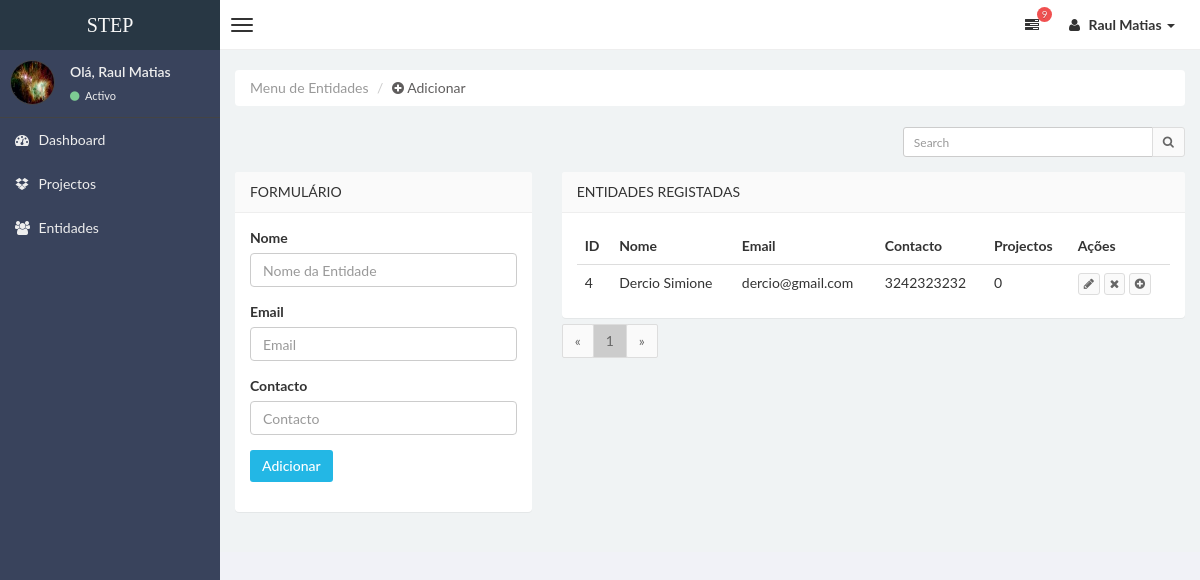
/entidades (signed in), run on the app's committed database.
### stepsite/models.py (models this page shows, shortened)
class Usuarios(db.Model,UserMixin):
    id = db.Column(db.Integer,primary_key=True)
    nome = db.Column(db.String(30), unique=True, nullable=False)
    email = db.Column(db.String(100), unique=True, nullable=False)
    senha = db.Column(db.String(100), unique=False, nullable=False)
    imagem = db.Column(db.String(30), nullable=False, default='defaultUser.jpg')
    categorias = db.relationship('Categorias', backref='usuarios', lazy=True)
    entidades = db.relationship('Entidades', backref='usuarios', lazy=True)
    projectos = db.relationship('Projectos', backref='usuarios', lazy=True)

class Entidades(db.Model):
    id = db.Column(db.Integer,primary_key=True)
    nome = db.Column(db.String(50), nullable=False)
    email = db.Column(db.String(100), nullable=False)
    contacto = db.Column(db.String(20), nullable=False)
    imagem = db.Column(db.String(50), nullable=False, default='defaultEntidade.jpg')
    idUser = db.Column(db.Integer, db.ForeignKey('usuarios.id'),nullable=False)
    projectos = db.relationship('Projectos', backref='entidades', lazy=True)

### stepsite/entidades/routes.py (the view, shortened to what this page needs)
@entidads.route("/entidades", methods=['GET','POST'])
@login_required
def entidades():
    form = FormEntidades()
    search = request.args.get('search','')
    page = request.args.get('page',1, type=int)
    per_page = 9
    if search:
        result = Entidades.query.filter_by(idUser=current_user.id).filter(or_(Entidades.nome.contains(search),Entidades.email.contains(search))).order_by(Entidades.id.desc()).paginate(page=page,per_page=per_page)
    else:
        result = Entidades.query.filter_by(idUser=current_user.id).order_by(Entidades.id.desc()).paginate(page=page,per_page=per_page)
    return render_template("entidades.html",title="STEP | Entidades",result=result,form=form,search=search)

### stepsite/entidades/forms.py (shortened to what this page needs)
class FormEntidades(FlaskForm):
    nome = StringField('Nome', validators=[DataRequired(),length(min=3,max=50,message="Só é permetido nome no intervalo de 3 a 50 dígitos.")])
    email = StringField(label='Email',validators=[DataRequired(),Email(message="Email inválido."),length(min=4,max=100,message="Só é email no intervalo de 4 a 100 dígitos.")])
    contacto = StringField('Contacto', validators=[DataRequired(),length(min=9,max=20,message="Só é permetido contacto no intervalo de 9 a 20 dígitos.")])
    submit = SubmitField('Adicionar')

### stepsite/entidades/routes.py (called while the page is built)
@entidads.context_processor
def start_context():
    def getLenght(elemento):
        return len(elemento)
    return dict(getLenght=getLenght)

### stepsite/models.py (called while the page is built)
@login_manager.user_loader
def load_user(user_id):
    return Usuarios.query.get(int(user_id))

### stepsite/templates/entidades.html (shortened to what this page needs)
{% extends "layoutAdmin.html" %}
{% block content %}
<div class="row">
    <div class="col-md-12">
        <ul class="breadcrumb">
            <li class="active">Menu de Entidades</li>
            <li><a style="color: rgb(95, 93, 93);"><i class="fa fa-plus-circle"></i> Adicionar </a></li>
        </ul>
    </div>
    <div class="col-md-12">
    </div>
    <div class="col-md-12">
      <form action="{{url_for('entidads.entidades')}}" method="get">
        <div class="box-tools m-b-15">
            <div class="input-group">
                <input type="text" name="search" value="{{search}}" class="form-control input-sm pull-right" autocomplete="off" style="width: 250px;" placeholder="Search">
                <div class="input-group-btn">
                    <button class="btn btn-sm btn-default"><i class="fa fa-search"></i></button>
                </div>
            </div>
        </div>
      </form>
    </div>
</div>
<div class="row">
    <div class="col-lg-4">
        <section class="panel">
            <header class="panel-heading">
                Formulário
            </header>
            <div class="panel-body">
        <form role="form" method="POST" action="{{url_for('entidads.entidades')}}">
                <div class="form-group">
                    {{ form.nome.label(class="form-control-label")}}
                    {% if form.nome.errors %}
                      {{ form.nome(class="form-control form-control is-invalid",placeholder="Nome da Entidade",autocomplete="off")}}
                    <div class="invalid-feedback">
                            {% for erro in form.nome.errors %}
                                <span>{{ erro }}</span>
                            {% endfor %}
                    </div>
                    {% else %}
                        {{ form.nome(class="form-control form-control",placeholder="Nome da Entidade",autocomplete="off")}}
                    {% endif %}
                </div>
                <div class="form-group">
                    {{ form.email.label(class="form-control-label")}}
                    {% if form.email.errors %}
                      {{ form.email(class="form-control form-control is-invalid",placeholder="Email",autocomplete="off")}}
                    <div class="invalid-feedback">
                            {% for erro in form.email.errors %}
                                <span>{{ erro }}</span>
                            {% endfor %}
                    </div>
                    {% else %}
                        {{ form.email(class="form-control form-control",placeholder="Email",autocomplete="off")}}
                    {% endif %}
                </div>
                <div class="form-group">
                    {{ form.contacto.label(class="form-control-label")}}
                    {% if form.contacto.errors %}
                      {{ form.contacto(class="form-control form-control is-invalid",placeholder="Contacto",autocomplete="off")}}
                    <div class="invalid-feedback">
                            {% for erro in form.contacto.errors %}
                                <span>{{ erro }}</span>
                            {% endfor %}
                    </div>
                    {% else %}
                        {{ form.contacto(class="form-control form-control",placeholder="Contacto",autocomplete="off")}}
                    {% endif %}
                </div>
                <div class="form-group">
                    {{ form.submit(class="btn btn-info")}}
                </div>
        </form>
            </div>
        </section>
    </div>
    <div class="col-md-8">
        <section class="panel">
          <header class="panel-heading">
            Entidades Registadas
        </header>
        <div class="panel-body table-responsive" style="max-height:420px; overflow:auto">
            <table class="table table-hover" id="tbEntidades">
              <thead>
                <tr>
                  <th>ID</th>
                  <th>Nome</th>
                  <th>Email</th>
                  <th>Contacto</th>
                  <th>Projectos</th>
                  <th>Ações</th>
              </tr>
          </thead>
          <tbody>
          {% if result: %}
             {% for dados in result.items%}
                  <tr>
                      <td>{{ dados.id }}</td>
                      <td>{{ dados.nome }}</td>
                      <td>{{ dados.email }}</td>
                      <td>{{ dados.contacto }}</td>
                      <td>{{ getLenght(dados.projectos) }}</td>
                      <td>
                          <a onclick="PassarDados('/entidades/{{dados.id}}/update')"><button class="btn btn-default btn-xs"><i class="fa fa-pencil"></i></button></a>
                          <a onclick="fnIdselecionado('/entidades/{{dados.id}}/delete')" data-toggle="modal" data-target="#ModalConfirm"><button class="btn btn-default btn-xs"><i class="fa fa-times"></i></button></a>
                          <a href="/projectos/add?en={{dados.id}}"><button class="btn btn-default btn-xs"><i class="fa fa-plus-circle" title="Adicionar Projecto"></i></button></a>
                      </td>
                  </tr>
              {% endfor %}
          {% endif %}
         </tbody>
            </table>
        </div>
        </section>
    <div class="text-left" style="margin-top: -34px;">
                <ul class="pagination">
                    <li><a href="#">«</a></li>
                {% for numPage in result.iter_pages(left_edge=1,right_edge=1,left_current=1,right_current=2)%}
                    {% if numPage %}
                        {% if result.page == numPage %}
                            <li><a style="background-color: #ccc;" href="{{ url_for('entidads.entidades', page=numPage) }}">{{ numPage }}</a></li>
                        {% else %}
                            <li><a href="{{ url_for('entidads.entidades', page=numPage) }}">{{ numPage }}</a></li>
                        {% endif %}
                    {% endif %}
                {% endfor %}
                        <li><a href="#">»</a></li>
                </ul>
    </div>
    </div>
    <div class="col-lg-4">
        <div class="row">
        <div class="col-md-4">
        </div>
        </div>
    </div>
</div>
{% endblock content %}

### stepsite/templates/layoutAdmin.html (shortened to what this page needs)
<!DOCTYPE html>
<html>
    <head>
        <link href="../static/css/bootstrap.css" rel="stylesheet" type="text/css" />
        <link href="../static/css/font-awesome.min.css" rel="stylesheet" type="text/css" />
        <link href="../static/css/mystyle.css" rel="stylesheet" type="text/css" />
        <link href="../static/css/style.css" rel="stylesheet" type="text/css" />
    </head>
    <body class="skin-black">
        <header class="header">
            <a href="{{url_for('main.home')}}" class="logo">
                STEP
            </a>
            <nav class="navbar navbar-static-top" role="navigation">
                <a href="#" class="navbar-btn sidebar-toggle" data-toggle="offcanvas" role="button" >
                    <span class="icon-bar"></span>
                    <span class="icon-bar"></span>
                    <span class="icon-bar"></span>
                </a>
                <div class="navbar-right">
                    <ul class="nav navbar-nav">
                      <li class="dropdown tasks-menu">
                            <a href="#" class="dropdown-toggle" data-toggle="dropdown">
                                <i class="fa fa-tasks"></i>
                                <span class="label label-danger">9</span>
                            </a>
                        </li>
                        <li class="dropdown user user-menu">
                            <a href="#" class="dropdown-toggle" data-toggle="dropdown">
                                <i class="fa fa-user"></i>
                                <span> {{current_user.nome}} <i class="caret"></i></span>
                            </a>
                        </li>
                    </ul>
                </div>
            </nav>
        </header>
        <div class="wrapper row-offcanvas row-offcanvas-left">
            <aside class="left-side sidebar-offcanvas">
                <section class="sidebar">
                    <div class="user-panel">
                        <div class="pull-left image">
                            <img src="{{url_for('static',filename='profile_img/'+current_user.imagem)}}" class="img-circle" alt="User Image" />
                        </div>
                        <div class="pull-left info">
                            <p>Olá, {{current_user.nome}} </p>
                            <a href="#"><i class="fa fa-circle text-success"></i> Activo</a>
                        </div>
                    </div>
                    <ul class="sidebar-menu">
                        <li>
                            <a href="{{url_for('projects.admin')}}">
                                <i class="fa fa-dashboard"></i> <span>Dashboard </span>
                            </a>
                        </li>
                        <li>
                            <a href="{{url_for('projects.projectos')}}">
                                <i class="fa fa-dropbox"></i> <span>Projectos</span>
                            </a>
                        </li>
                        <li class="">
                            <a href="{{url_for('entidads.entidades')}}">
                                <i class="fa fa-group"></i> <span>Entidades</span>
                            </a>
                        </li>
                    </ul>
                </section>
            </aside>
            <aside class="right-side">
            <section class="content">
            {% block content %}
            {% endblock content %}
            </section>
			</aside>
		</div>
    </body>
</html>

### data on the page
Usuarios: nome "Raul Matias", imagem (picture)
Entidades: id "4", nome "Dercio Simione", email "dercio@gmail.com", contacto "3242323232", getLenght "0"

### other printed values
{{ numPage }} "1"
